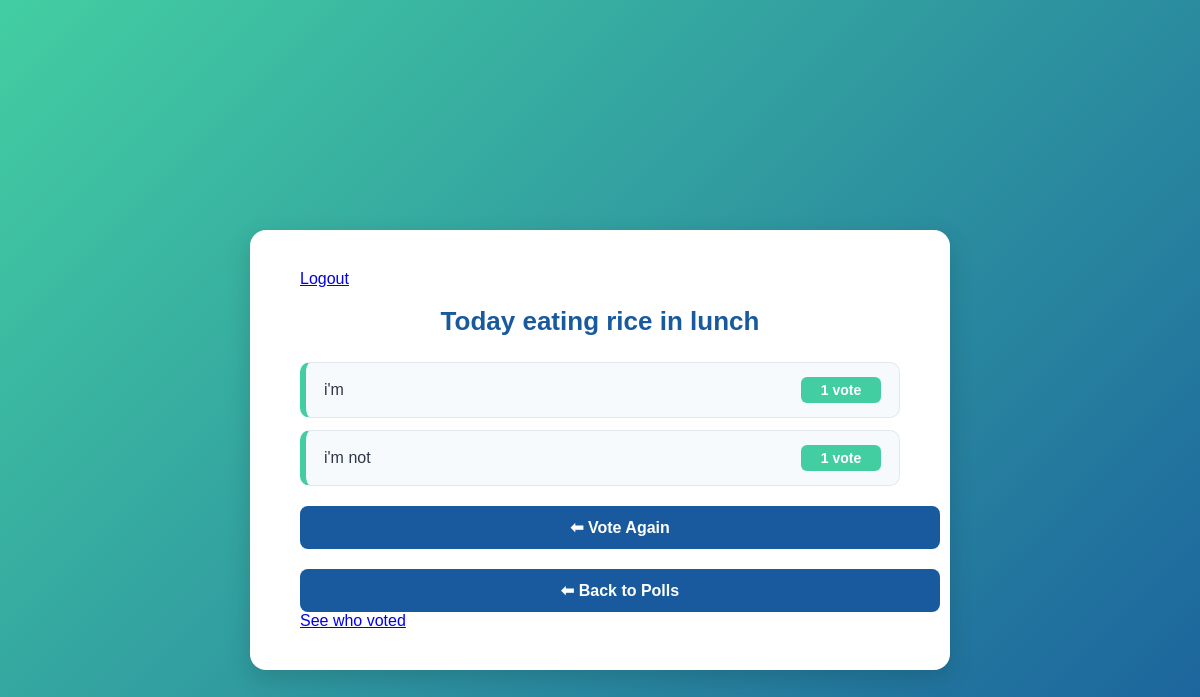
Page /3/results/ on the earlier database version.
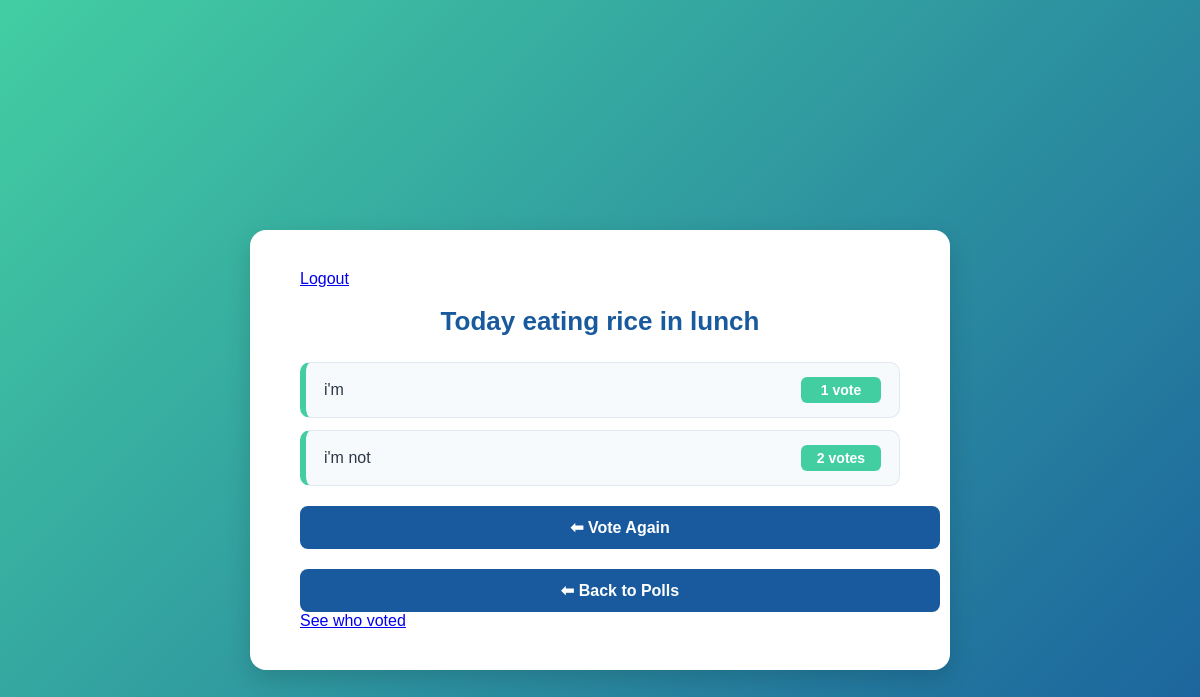
Same page on the later database version.
### polls/models.py (models this page shows)
class Choice(models.Model):
    question = models.ForeignKey(Question, on_delete=models.CASCADE)
    choice_text = models.CharField(max_length=200)
    votes = models.IntegerField(default=0)

### polls/views.py (the view)
# urls.py: path("<int:question_id>/results/", views.results, name="results"),
def results(request, question_id):
    question = get_object_or_404(Question, pk=question_id)
    return render(request, "polls/results.html", {"question": question})

### templates/polls/results.html (shortened to what this page needs)
{% load static %}
<!DOCTYPE html>
<html lang="en">
<head>
</head>
<body>
  <div class="results-container">
        <a href="{% url 'polls:logout' %}" class="logout-btn">Logout</a>
    <h1>{{ question.question_text }}</h1>
    <ul>
      {% for choice in question.choice_set.all %}
        <li>
          <span>{{ choice.choice_text }}</span>
          <span class="vote-count">{{ choice.votes }} vote{{ choice.votes|pluralize }}</span>
        </li>
      {% endfor %}
    </ul>
    <a href="{% url 'polls:detail' question.id %}" class="btn">⬅ Vote Again</a>
      <a href="{% url 'polls:index' %}" class="btn">⬅ Back to Polls</a>
    <a href="{% url 'polls:show_users' question.id %}">See who voted</a>
  </div>
</body>
</html>

Differences in the rows shown:
changed Choice "i'm not": votes "1" → "2"
